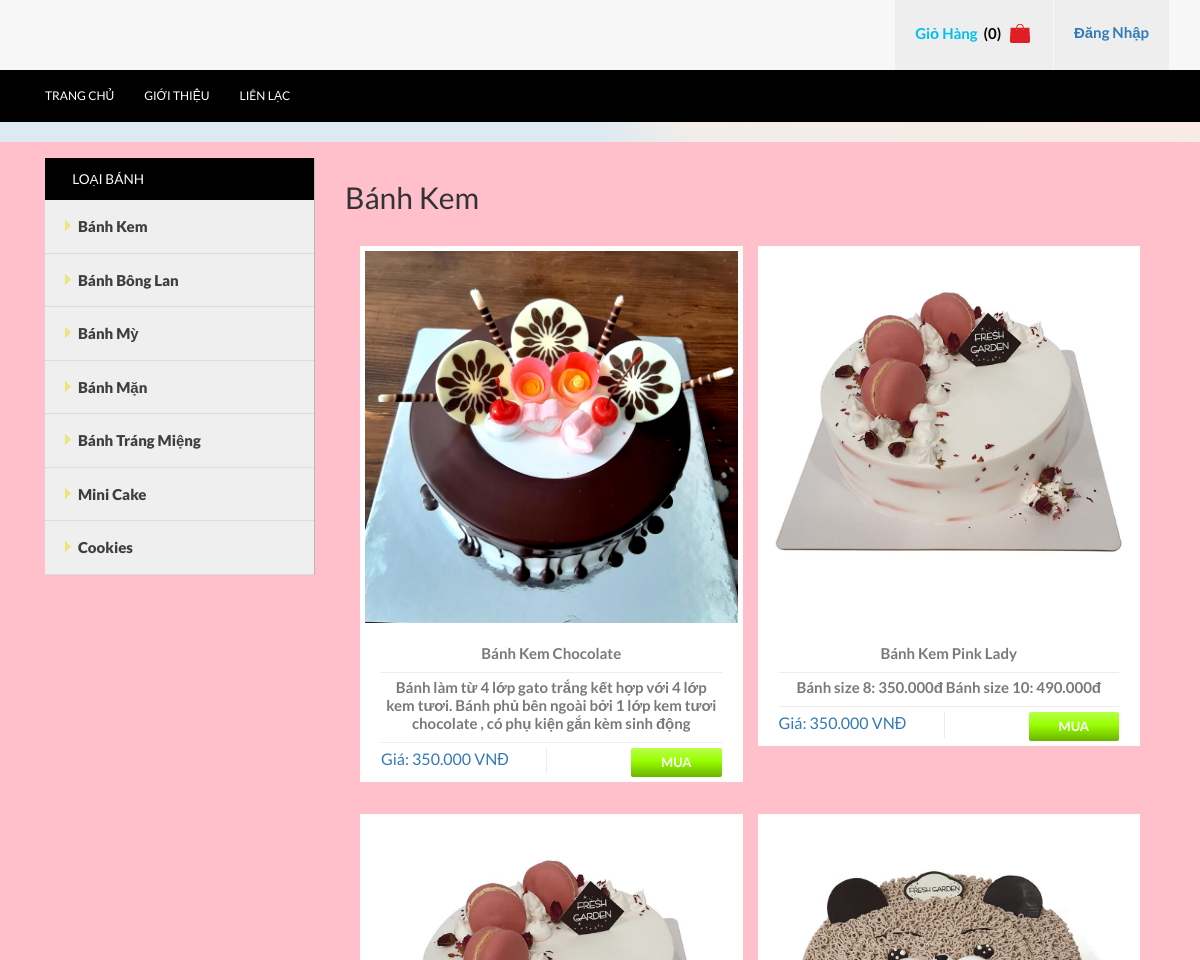
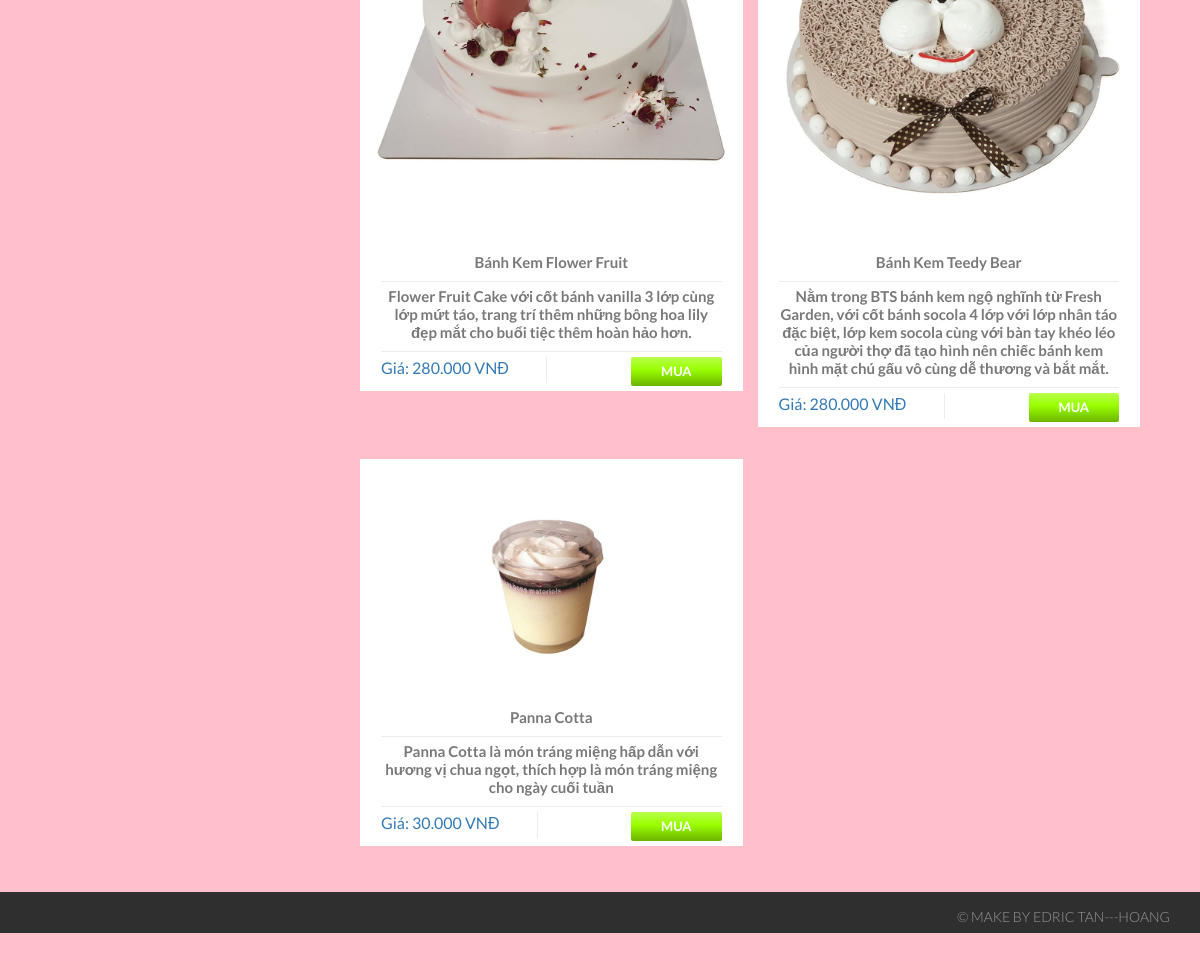
/index.php?c=2&id=17, run on the app's committed database (2 pictures, top to bottom).
### tables this page shows
CREATE TABLE `loaisanpham` (
  `MaLoaiSanPham` int(11) NOT NULL,
  `TenLoaiSanPham` varchar(45) NOT NULL,
  `BiXoa` tinyint(4) NOT NULL DEFAULT 0,
  `GioiThieu` varchar(255) DEFAULT NULL,
  `HinhURL` varchar(255) DEFAULT NULL
);

CREATE TABLE `sanpham` (
  `MaSanPham` int(11) NOT NULL,
  `TenSanPham` varchar(100) NOT NULL,
  `MaLoaiSanPham` int(11) NOT NULL,
  `Gia` int(11) NOT NULL,
  `SoLuongTon` int(11) DEFAULT NULL,
  `SoLuongBan` int(11) DEFAULT 0,
  `SoLuotXem` int(11) DEFAULT 0,
  `NgayNhap` datetime DEFAULT NULL,
  `BiXoa` tinyint(4) NOT NULL DEFAULT 0,
  `GioiThieu` varchar(255) DEFAULT NULL,
  `MoTa` longtext DEFAULT NULL,
  `HinhURL` varchar(255) DEFAULT NULL,
  `HinhURL2` varchar(255) DEFAULT NULL
);

### libs/DataProvider.php (called while the page is built, shortened)
<?php
    class DataProvider {
        public static function ExecuteQuery($sql)
        {
            $connection = mysqli_connect('localhost','root','','nhtcsdlcuahang') or
                die ("Couldn't connect to database");
            mysqli_query($connection, "set names 'utf8'");
            $result = mysqli_query($connection, $sql);
            return $result;
        }
    }
?>

### pages/pTemplates/tProductShortInfo.php (the view)
<div class="col-md-6 top_grid1-box1">
    <div class="grid_1 text-center">
        <a href="index.php?c=3&id=<?= $MaSanPham; ?>">
            <div class="b-link-stroke b-animate-go  thickbox">
            <img src="images/sanpham/<?php echo $HinhURL; ?>" class="img-responsive" alt=""/> </div>
            <div class="grid_2">
            <p class="top_grid1-box1-pdName"><?php echo $TenSanPham; ?></p>
            <p><?php echo $GioiThieu; ?></p>
        </a>
        <ul class="grid_2-bottom">
            <a href="index.php?c=3&id=<?= $MaSanPham; ?>">
                <li class="grid_2-left">
                    Giá: <?php echo number_format($Gia,0,",","."); ?> VNĐ</p>
                </li>
            </a>
            <li class="grid_2-right">
                <a href="index.php?c=105&id=<?= $MaSanPham; ?>">
                    <div class="btn btn-success btn-normal btn-inline " target="_self" title="Get It">Mua</div>
                </a>
            </li>
            <div class="clearfix"> </div>
        </ul>
        </div>
    </div>
</div>

### modules/mLeftSide.php
<div class="col-md-3 sidebar_box">
    <div class="sidebar">
        <div class="menu_box">
            <h3 class="menu_head" style="background-color: black">Loại Bánh</h3>
            <ul class="menu">
            <?php
                $sql = "SELECT MaLoaiSanPham, TenLoaiSanPham FROM loaisanpham WHERE BiXoa = 0";
                $result = DataProvider::ExecuteQuery($sql);
                while($row = mysqli_fetch_array($result)){
                    ?>
                        <li class="item">
                            <a href="index.php?c=2&id=<?php echo $row['MaLoaiSanPham']; ?>">
                                <img class="arrow-img" src="images/f_menu.png" alt=""/><?php echo $row["TenLoaiSanPham"]; ?>
                            </a>
                        </li>
                    <?php
                }
            ?>
            </ul>
        </div>
    </div>
</div>

### pages/pTypeProducts.php
<?php
    $id = 1;
    if(isset($_GET["id"])){
        $id = $_GET["id"];
    }
    $sql = "SELECT TenLoaiSanPham FROM LoaiSanPham WHERE MaLoaiSanPham = '".$id."'";
    $result = DataProvider::ExecuteQuery($sql);
    echo "<h2>". mysqli_fetch_array($result)[0] ."</h2>";
    $sql = "SELECT MaSanPham, TenSanPham, HinhURL, Gia, GioiThieu FROM SanPham WHERE BiXoa = 0 AND MaLoaiSanPham = '".$id."'";
    $result = DataProvider::ExecuteQuery($sql);
    $i=0;
    while($row = mysqli_fetch_array($result)){
        $i++;
        if($i===1) echo "<div class='top_grid2'>";
        $HinhURL = $row["HinhURL"];
        $TenSanPham = $row["TenSanPham"];
        $Gia = $row["Gia"];
        $MaSanPham = $row["MaSanPham"];
        $GioiThieu = $row["GioiThieu"];
        include("pages/pTemplates/tProductShortInfo.php");
        if($i===2){
            $i=0;
            echo "</div>";
            echo "<div class='clearfix'> </div>";
        }
    }
?>

### css/style.css (style rules this page uses)
h4, h5, h6, h1, h2, h3 { margin-top: 0; }
ul, ol { margin: 0; }
p { margin: 0; }
html, body { font-family: 'Lato', sans-serif; font-size: 100%; background:#fff; }
body a { transition: 0.5s all; -webkit-transition: 0.5s all; -o-transition: 0.5s all; -ms-transition: 0.5s all; -moz-transition: 0.5s all; }
h3.menu_head { background:#00BFF0; padding:1em 0 1em 2em; color: #fff; text-transform: uppercase; font-size: 0.85em; margin: 0; }
.sidebar_box { padding-right:0; border-right: 1px solid #B8B8B8; }
.menu { width: auto; height: auto; padding: 0; margin:0; list-style: none; background: #efefef; }
ul { padding: 0; list-style: none; }
.menu > li > a { width: 100%; line-height: 3.5em; text-indent: 1.2em; display: block; position: relative; color: #3e3f3f; font-size:15px; text-decoration:none; border-bottom: 1px solid #ddd; font-weight:800; }
.menu > li > a img { vertical-align: baseline; margin-right: 5px; }
.b-link-stroke { position:relative; display:inline-block; vertical-align:top; font-weight: 300; overflow:hidden; margin-bottom: 5px; }
.b-animate-go { text-decoration:none; }
.grid_1 { background:#fff; border:5px solid #fff; }
.grid_2 { padding:1em 1em 0; }
.grid_2 p { font: 600 15px/15px 'Lato', sans-serif; color: #797979; line-height: 1.2em; border-bottom: 1px solid #ECECEC; padding-bottom: 10px; margin-bottom: 5px; }
ul.grid_2-bottom { padding:0; margin:0; list-style:none; }
ul.grid_2-bottom li.grid_2-left { float: left; border-right: 1px solid #ECECEC; padding-right: 11%; }
ul.grid_2-bottom li.grid_2-right { float:right; }
.btn.btn-success { font:700 13px/13px 'Lato', sans-serif; font-style: normal; text-shadow: none; text-transform:uppercase; color: #FFF; padding:8px 30px; position: relative; letter-spacing: 0; background: transparent; border-radius: 0; box-shadow: none; border: none; outline: none; border-radius: 0; z-index: 1; overflow: hidden; -webkit-transition: all 0.4s ease; -moz-transition: all 0.4s ease; -o-transition: all 0.4s ease; transition: all 0.4s ease; border-radius:2px; }
.btn { display: inline-block; padding: 4px 12px; margin-bottom: 0; font-size: 14px; text-align: center; vertical-align: middle; cursor: pointer; color: #333; text-shadow:1px 1px 0px #cccccc; border: 1px solid #ccc; border-bottom-color: #b3b3b3; }
.btn-success { color: #fff; }
.btn.btn-success:before { content: ""; position: absolute; width: 0; height: 100%; bottom: 0; right: 0; top: 0; z-index: -1; border-radius: 0; background: #6bb300; background: -moz-linear-gradient(top, #6bb300 0%, #99ff00 56%, #b8ff4d 100%); background: -webkit-gradient(linear, left top, left bottom, color-stop(0%,#6bb300), color-stop(56%,#99ff00), color-stop(100%,#b8ff4d)); background: -webkit-linear-gradient(top, #6bb300 0%, #99ff00 56%, #b8ff4d 100%); background: -o-linear-gradient(top, #6bb300 0%, #99ff00 56%, #b8ff4d 100%); background: -ms-linear-gradient(top, #6bb300 0%, #99ff00 56%, #b8ff4d 100%); background: linear-gradient(to bottom, #6bb300 0%, #99ff00 56%, #b8ff4d 100%); filter: progid:DXImageTransform.Microsoft.gradient( startColorstr='#b0191e', endColorstr='#e2393e',GradientType=0 ); -webkit-transition: all 0.4s ease; -moz-transition: all 0.4s ease; -o-transition: all 0.4s ease; transition: all 0.4s ease; }
.btn.btn-success:after { content: ""; position: absolute; width: 100%; height: 100%; bottom: 0; left: 0; border-radius: 0; background: #b8ff4d; background: -moz-linear-gradient(top, #b8ff4d 0%, #99ff00 44%, #6bb300 100%); background: -webkit-gradient(linear, left top, left bottom, color-stop(0%,#b8ff4d), color-stop(44%,#99ff00), color-stop(100%,#6bb300)); background: -webkit-linear-gradient(top, #b8ff4d 0%, #99ff00 44%, #6bb300 100%); background: -o-linear-gradient(top, #b8ff4d 0%, #99ff00 44%, #6bb300 100%); background: -ms-linear-gradient(top, #b8ff4d 0%, #99ff00 44%, #6bb300 100%); background: linear-gradient(to bottom, #b8ff4d 0%, #99ff00 44%, #6bb300 100%); filter: progid:DXImageTransform.Microsoft.gradient( startColorstr='#e2393e', endColorstr='#b0191e',GradientType=0 ); z-index: -2; -webkit-transition: all 0.4s ease; -moz-transition: all 0.4s ease; -o-transition: all 0.4s ease; transition: all 0.4s ease; }
.top_grid1-box1 { padding-right:0; }
.top_grid2 { margin-top:2em; }

### data on the page
loaisanpham: TenLoaiSanPham "Bánh Kem"
loaisanpham: TenLoaiSanPham "Bánh Bông Lan"
loaisanpham: TenLoaiSanPham "Bánh Mỳ"
loaisanpham: TenLoaiSanPham "Bánh Mặn"
loaisanpham: TenLoaiSanPham "Bánh Tráng Miệng"
loaisanpham: TenLoaiSanPham "Mini Cake"
loaisanpham: TenLoaiSanPham "Cookies"
sanpham: HinhURL (picture), TenSanPham "Bánh Kem Chocolate", GioiThieu "Bánh làm từ 4 lớp gato trắng kết hợp với 4 lớp kem tươi. Bánh phủ bên ngoài bởi 1 lớp kem tươi chocolate , có phụ kiện gắn kèm sinh động", Gia "350.000"
sanpham: HinhURL (picture), TenSanPham "Bánh Kem Pink Lady", GioiThieu "Bánh size 8: 350.000đ Bánh size 10: 490.000đ", Gia "350.000"
sanpham: HinhURL (picture), TenSanPham "Bánh Kem Flower Fruit", GioiThieu "Flower Fruit Cake với cốt bánh vanilla 3 lớp cùng lớp mứt táo, trang trí thêm những bông hoa lily đẹp mắt cho buổi tiệc thêm hoàn hảo hơn.", Gia "280.000"
sanpham: HinhURL (picture), TenSanPham "Bánh Kem Teedy Bear", GioiThieu "Nằm trong BTS bánh kem ngộ nghĩnh từ Fresh Garden, với cốt bánh socola 4 lớp với lớp nhân táo đặc biệt, lớp kem socola cùng với bàn tay khéo léo của người thợ đã tạo hình nên chiếc bánh kem hình mặt chú gấu vô cùng dễ thương và bắt mắt.", Gia "280.000"
sanpham: HinhURL (picture), TenSanPham "Panna Cotta", GioiThieu "Panna Cotta là món tráng miệng hấp dẫn với hương vị chua ngọt, thích hợp là món tráng miệng cho ngày cuối tuần", Gia "30.000"

### other printed values
count($gioHang->arrSanPham) "0"
